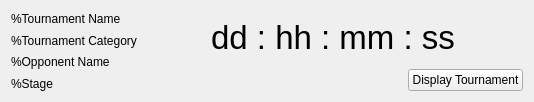
<?xml version="1.0" encoding="UTF-8"?>
<ui version="4.0">
 <class>UpcomingMatchClass</class>
 <widget class="QWidget" name="UpcomingMatchClass">
  <property name="geometry">
   <rect>
    <x>0</x>
    <y>0</y>
    <width>534</width>
    <height>102</height>
   </rect>
  </property>
  <property name="windowTitle">
   <string>UpcomingMatch</string>
  </property>
  <layout class="QGridLayout" name="gridLayout">
   <item row="1" column="2">
    <widget class="QPushButton" name="button_DisplayTournament">
     <property name="text">
      <string>Display Tournament</string>
     </property>
    </widget>
   </item>
   <item row="0" column="0" rowspan="2">
    <layout class="QVBoxLayout" name="verticalLayout">
     <item>
      <widget class="QLabel" name="label_TournamentName">
       <property name="text">
        <string>%Tournament Name</string>
       </property>
      </widget>
     </item>
     <item>
      <widget class="QLabel" name="label_TournamentCategory">
       <property name="text">
        <string>%Tournament Category</string>
       </property>
      </widget>
     </item>
     <item>
      <widget class="QLabel" name="label_Opponent">
       <property name="text">
        <string>%Opponent Name</string>
       </property>
      </widget>
     </item>
     <item>
      <widget class="QLabel" name="label_Stage">
       <property name="text">
        <string>%Stage</string>
       </property>
      </widget>
     </item>
    </layout>
   </item>
   <item row="1" column="1">
    <spacer name="horizontalSpacer">
     <property name="orientation">
      <enum>Qt::Orientation::Horizontal</enum>
     </property>
     <property name="sizeHint" stdset="0">
      <size>
       <width>40</width>
       <height>20</height>
      </size>
     </property>
    </spacer>
   </item>
   <item row="0" column="1" colspan="2">
    <widget class="QLabel" name="label_Countdown">
     <property name="font">
      <font>
       <pointsize>25</pointsize>
      </font>
     </property>
     <property name="text">
      <string>dd : hh : mm : ss</string>
     </property>
     <property name="alignment">
      <set>Qt::AlignmentFlag::AlignCenter</set>
     </property>
    </widget>
   </item>
  </layout>
 </widget>
 <layoutdefault spacing="6" margin="11"/>
 <resources/>
 <connections/>
</ui>
